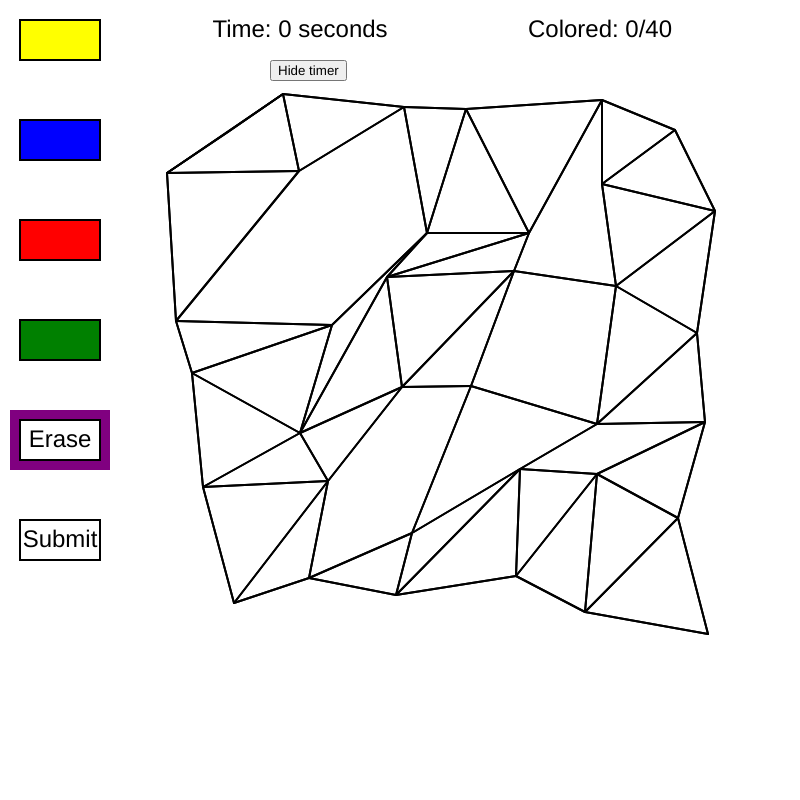
Frame 1 (no input)
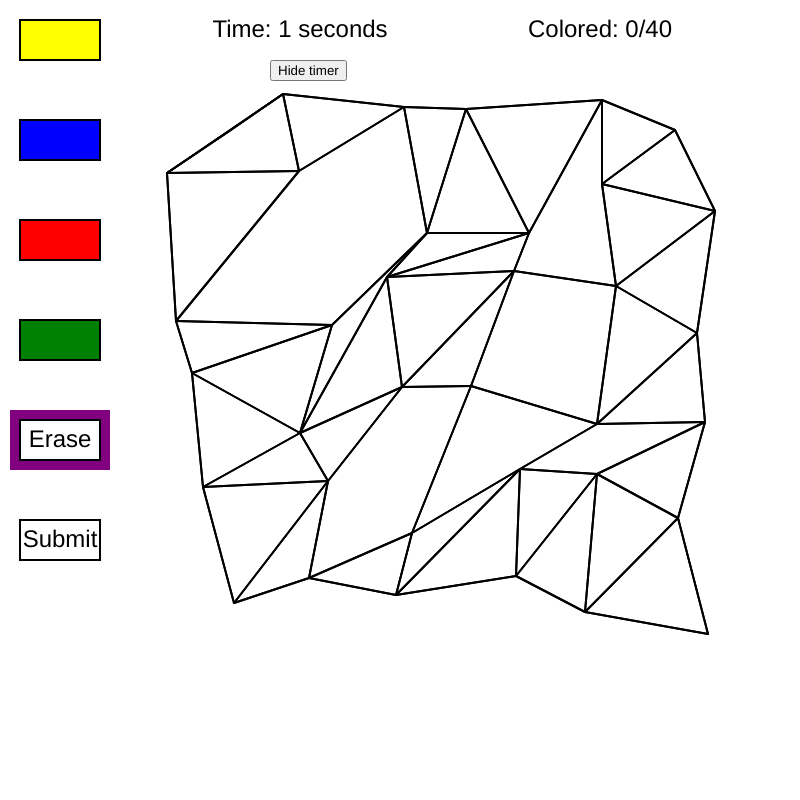
Frame 60 (no input)
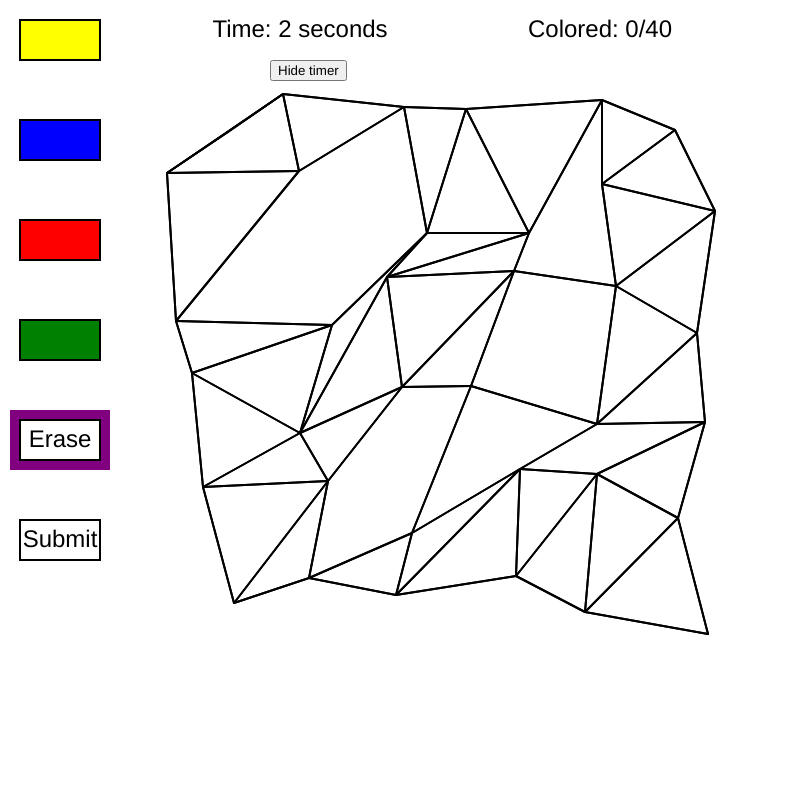
Frame 120 (the mouse pressed at the canvas centre since frame 60)

The p5.js sketch that drew these frames (run headless with seeded random() and noise() and a simulated clock; from frame 60 on, the mouse is pressed at the canvas centre):

// p5.js sketch
// ── sketch.js
let V, E, F;
let C, T;
let l = 6;
let CS = "white";
let ST = true;
let but;
let won = false;
let turn = 'player1';
let sta = 'game';
let pt = 1800;
let P1 = [], P2 = [];
let GC1, GC2;

function setup() {
    createCanvas(800, 800);
    textAlign(CENTER, CENTER);
    textSize(24);

    V = [];
    for (let i = 0; i < 6; i++) {
        for (let j = 0; j < 6; j++) {
            V.push([i*100+65+Math.floor(Math.random()*70)+100, j*100+65+Math.floor(Math.random()*70)]);
        }
    }

    E = [];
    for (let i = 0; i < l*l; i++) {
        if (i == 0) E.push([1, l]);
        else if (i == l-1) E.push([i-1, i+l, i+l-1]);
        else if (i == l*(l-1)) E.push([i-l, i+1, i-l+1]);
        else if (i == l*l-1) E.push([i-l, i-1]);
        else if (i < l) E.push([i-1, i+l, i+l-1, i+1]);
        else if (i > l*(l-1)) E.push([i-1, i-l, i-l+1, i+1]);
        else if (i%l == 0) E.push([i+l, i-l, i-l+1, i+1]);
        else if (i%l == l-1) E.push([i+l, i-l, i+l-1, i-1]);
        else E.push([i+1, i-1, i+l, i-l, i+l-1, i-l+1]);
    }

    F = [];
    for (let i = 0; i < l-1; i++) {
        for (let j = 0; j < l-1; j++) {
            F.push([i*6+j, i*6+j+1, i*6+j+6]);
            F.push([i*6+j+1, i*6+j+6, i*6+j+7]);
        }
    }

    let r = 10;
    while (r > 0) {
        let x = Math.floor(Math.random()*l);
        let y = Math.floor(Math.random()*l);
        if (E[x*l+y].length <= 4) continue;
        let ind = Math.floor(Math.random()*(E[x*l+y].length));
        if (E[E[x*l+y][ind]].length <= 4) continue;
        let ind2;
        for (let i = 0; i < E[E[x*l+y][ind]].length; i++) {
            if (E[E[x*l+y][ind]][i] == x*l+y) {
                ind2 = i;
                break;
            }
        }

        let CV1 = E[x*l+y][ind];
        let CV2 = E[E[x*l+y][ind]][ind2];
        let CI1 = -1, CI2 = -1;
        for (let i = 0; i < F.length; i++) {
            if (F[i].includes(CV1) && F[i].includes(CV2)) {
                if (CI1 == -1) CI1 = i;
                else CI2 = i;
            }
        }

        let S1 = true, S2 = true;
        for (let i = 1; i < F[CI1].length; i++) {
            if (F[CI1][i] == CV1 && F[CI1][i-1] == CV2) S1 = false;
        } if (F[CI1][F[CI1].length-1] == CV2 && F[CI1][0] == CV1) S1 = false;
        for (let i = 1; i < F[CI2].length; i++) {
            if (F[CI2][i] == CV1 && F[CI2][i-1] == CV2) S2 = false;
        } if (F[CI2][F[CI2].length-1] == CV2 && F[CI2][0] == CV1) S2 = false;

        let tmp = [CV1];
        for (let i = 0; i < F[CI1].length; i++) {
            if (F[CI1][i] == CV1) {
                if (S1) {
                    for (let j = 0; j < F[CI1].length - 1; j++) {
                        let curP = i-j-1;
                        if (curP < 0) curP += F[CI1].length;
                        tmp.push(F[CI1][curP]);
                    }
                } else {
                    for (let j = 0; j < F[CI1].length - 1; j++) {
                        let curP = i+j+1;
                        if (curP >= F[CI1].length) curP -= F[CI1].length;
                        tmp.push(F[CI1][curP]);
                    }
                }
                break;
            }
        }
        for (let i = 0; i < F[CI2].length; i++) {
            if (F[CI2][i] == CV2) {
                if (S2) {
                    for (let j = 0; j < F[CI2].length - 2; j++) {
                        let curP = i+j+1;
                        if (curP >= F[CI2].length) curP -= F[CI2].length;
                        tmp.push(F[CI2][curP]);
                    }
                } else {
                    for (let j = 0; j < F[CI2].length - 2; j++) {
                        let curP = i-j-1;
                        if (curP < 0) curP += F[CI2].length;
                        tmp.push(F[CI2][curP]);
                    }
                }
                break;
            }
        }

        E[E[x*l+y][ind]].splice(ind2, 1);
        E[x*l+y].splice(ind, 1);
        if (CI1 > CI2) {
            F.splice(CI1, 1);
            F.splice(CI2, 1);
        } else {
            F.splice(CI2, 1);
            F.splice(CI1, 1);
        }
        F.push(tmp);
        r--;
    }
    initPlayer();

    GC1 = 'red';
    GC2 = 'green';
}

function initPlayer() {
    C = [];
    for (let i = 0; i < F.length; i++) C.push('white');
    T = 0;
    won = false;
    CS = 'white';
    sta = 'game';
    ST = true;

    but = createButton("Hide timer");
    but.position(270, 60);
    but.mousePressed(hide);
}

function hide() {
    ST = false;
    but.remove();
    but = createButton("Show timer");
    but.position(270, 30);
    but.mousePressed(show);
}

function show() {
    ST = true;
    but.remove();
    but = createButton("Hide timer");
    but.position(270, 60);
    but.mousePressed(hide);
}

function mouseClicked() {
    if (mouseX < 100 && mouseX > 20) {
        if (mouseY > 20 && mouseY < 60) CS = 'yellow';
        if (mouseY > 120 && mouseY < 160) CS = 'blue';
        if (mouseY > 220 && mouseY < 260) CS = 'red';
        if (mouseY > 320 && mouseY < 360) CS = 'green';
        if (mouseY > 420 && mouseY < 460) CS = 'white';
        if (mouseY > 520 && mouseY < 560) {
            if (check()) won = true;
            else {
                sta = 'penalty';
                pt = 1800;
            }
        }
    }

    for (let i = 0; i < F.length; i++) {
        if (inside(mouseX, mouseY, F[i])) {
            C[i] = CS;
        }
    }
}

function check() {
    for (let i = 0; i < C.length; i++) {
        if (C[i] == "white") return false;
    }
    let cor = true;
    for (let i = 0; i < F.length; i++) {
        for (let j = i+1; j < F.length; j++) {

            for (let k = 0; k < F[i].length; k++) {
                let nxt = k+1;
                if (k+1 == F[i].length) nxt = 0;
                if (F[j].includes(F[i][k]) && F[j].includes(F[i][nxt])) {
                    if (C[i] == C[j]) {
                        C[i] = 'white';
                        C[j] = 'white';
                        cor = false;
                    }
                }
            }

        }
    }
    return cor;
}

function intersects(a,b,c,d,p,q,r,s) {
    let det = (c-a)*(s-q)-(r-p)*(d-b);
    if (det === 0) return false;
    else {
        let al = ((s-q)*(r-a)+(p-r)*(s-b))/det;
        let la = ((b-d)*(r-a)+(c-a)*(s-b))/det;
        return 0<al && al<1 && 0<la && la<1;
    }
}

function inside(x, y, arr) {
    let ct1 = 0;
    for (let i = 0; i < arr.length-1; i++) {
        if (intersects(x, y, x, 800, V[arr[i]][0], V[arr[i]][1], V[arr[i+1]][0], V[arr[i+1]][1]))
            ct1++;
    }
    if (intersects(x, y, x, 800, V[arr[0]][0], V[arr[0]][1], V[arr[arr.length-1]][0], V[arr[arr.length-1]][1]))
        ct1++;

    let ct2 = 0;
    for (let i = 0; i < arr.length-1; i++) {
        if (intersects(x, y, x, 0, V[arr[i]][0], V[arr[i]][1], V[arr[i+1]][0], V[arr[i+1]][1]))
            ct2++;
    }
    if (intersects(x, y, x, 0, V[arr[0]][0], V[arr[0]][1], V[arr[arr.length-1]][0], V[arr[arr.length-1]][1]))
        ct2++;

    if (ct1%2 == 0 || ct2%2 == 0) return false;
    return true;
}

function draw() {
    background(255);
    
    if (turn == 'player1') {
        if (sta == 'game') {
            noStroke();
            for (let i = 0; i < F.length; i++) {
                fill(C[i]);
                beginShape();
                for (let j = 0; j < F[i].length; j++) {
                    vertex(V[F[i][j]][0], V[F[i][j]][1]);
                }
                endShape(CLOSE);
            }

            stroke('black');
            strokeWeight(2);
            for (let i = 0; i < l*l; i++) {
                for (let j = 0; j < E[i].length; j++) {
                    line(V[i][0], V[i][1], V[E[i][j]][0], V[E[i][j]][1]);
                }
            }
            
            fill('purple');
            noStroke();
            if (CS == "yellow") rect(10, 10, 100, 60);
            if (CS == "blue") rect(10, 110, 100, 60);
            if (CS == "red") rect(10, 210, 100, 60);
            if (CS == "green") rect(10, 310, 100, 60);
            if (CS == "white") rect(10, 410, 100, 60);

            stroke('black');
            strokeWeight(2);
            fill('yellow');
            rect(20,20,80,40);
            fill('blue');
            rect(20,120,80,40);
            fill('red');
            rect(20,220,80,40);
            fill('green');
            rect(20,320,80,40);
            fill('white');
            rect(20,420,80,40);
            rect(20,520,80,40);
            
            fill('black');
            noStroke();
            text('Erase', 60, 440);
            text('Submit', 60, 540);

            if (won) {
                let c1 = 0, c2 = 0;
                for (let i = 0; i < C.length; i++) {
                    if (C[i] == GC1) c1++;
                    if (C[i] == GC2) c2++;
                }
                P1.push([c1, c2, Math.floor(T/60)]);
                P1.push(C);

                but.remove();
                turn = 'player2';
                initPlayer();
            }
        } if (sta == 'penalty') {
            background(100);
            fill('black');
            noStroke();
            text('Penalty time remaining: ' + Math.floor(pt/60) + ' seconds', 400, 400);
            pt--;
            if (pt == 0) sta = 'game';
        }

        T++;
        if (ST) text('Time: ' + Math.floor(T/60) + ' seconds', 300, 30);

        let Cd = 0;
        for (let i = 0; i < C.length; i++) {
            if (C[i] != 'white') Cd++;
        }
        text('Colored: ' + Cd + '/40', 600, 30);
    }

    if (turn == 'player2') {
        if (sta == 'game') {
            noStroke();
            for (let i = 0; i < F.length; i++) {
                fill(C[i]);
                beginShape();
                for (let j = 0; j < F[i].length; j++) {
                    vertex(V[F[i][j]][0], V[F[i][j]][1]);
                }
                endShape(CLOSE);
            }

            stroke('black');
            strokeWeight(2);
            for (let i = 0; i < l*l; i++) {
                for (let j = 0; j < E[i].length; j++) {
                    line(V[i][0], V[i][1], V[E[i][j]][0], V[E[i][j]][1]);
                }
            }
            
            fill('purple');
            noStroke();
            if (CS == "yellow") rect(10, 10, 100, 60);
            if (CS == "blue") rect(10, 110, 100, 60);
            if (CS == "red") rect(10, 210, 100, 60);
            if (CS == "green") rect(10, 310, 100, 60);
            if (CS == "white") rect(10, 410, 100, 60);

            stroke('black');
            strokeWeight(2);
            fill('yellow');
            rect(20,20,80,40);
            fill('blue');
            rect(20,120,80,40);
            fill('red');
            rect(20,220,80,40);
            fill('green');
            rect(20,320,80,40);
            fill('white');
            rect(20,420,80,40);
            rect(20,520,80,40);
            
            fill('black');
            noStroke();
            text('Erase', 60, 440);
            text('Submit', 60, 540);

            if (won) {
                let c1 = 0, c2 = 0;
                for (let i = 0; i < C.length; i++) {
                    if (C[i] == GC1) c1++;
                    if (C[i] == GC2) c2++;
                }
                P2.push([c1, c2, Math.floor(T/60)]);
                P2.push(C);

                but.remove();
                turn = 'end';
            }
        } if (sta == 'penalty') {
            background(100);
            fill('black');
            noStroke();
            text('Penalty time remaining: ' + Math.floor(pt/60) + ' seconds', 400, 400);
            pt--;
            if (pt == 0) sta = 'game';
        }

        T++;
        if (ST) text('Time: ' + Math.floor(T/60) + ' seconds', 300, 30);

        let Cd = 0;
        for (let i = 0; i < C.length; i++) {
            if (C[i] != 'white') Cd++;
        }
        text('Colored: ' + Cd + '/40', 600, 30);
    }

    if (turn == 'end') {
        fill('black');
        let p1s = 'player 1: \n you used ' + P1[0][0] + ' ' + GC1 + ' blocks\n';
        p1s += 'you used ' + P1[0][1] + ' ' + GC2 + ' blocks\n';
        p1s += 'you took ' + P1[0][2] + ' seconds\n';
        text(p1s, 200, 200);

        let p2s = 'player 2: \n you used ' + P2[0][0] + ' ' + GC1 + ' blocks\n';
        p2s += 'you used ' + P2[0][1] + ' ' + GC2 + ' blocks\n';
        p2s += 'you took ' + P2[0][2] + ' seconds\n';
        text(p2s, 600, 200);

        let winner = '';
        if (P1[0][0] < P2[0][0]) winner = 'player1';
        else if (P1[0][0] > P2[0][0]) winner = 'player2';
        else if (P1[0][1] < P2[0][1]) winner = 'player1';
        else if (P1[0][1] > P2[0][1]) winner = 'player2';
        else if (P1[0][2] < P2[0][2]) winner = 'player1';
        else if (P1[0][2] > P2[0][2]) winner = 'player2';
        else {
            winner = "tie";
            text("Wow, tie game? You guys must have the same brain!", 400, 400);
        }

        fill(Math.floor(Math.random()*256), Math.floor(Math.random()*256), Math.floor(Math.random()*256));
        if (winner != 'tie') text("Congratulations, " + winner + " won!", 400, 400);
    }
}
